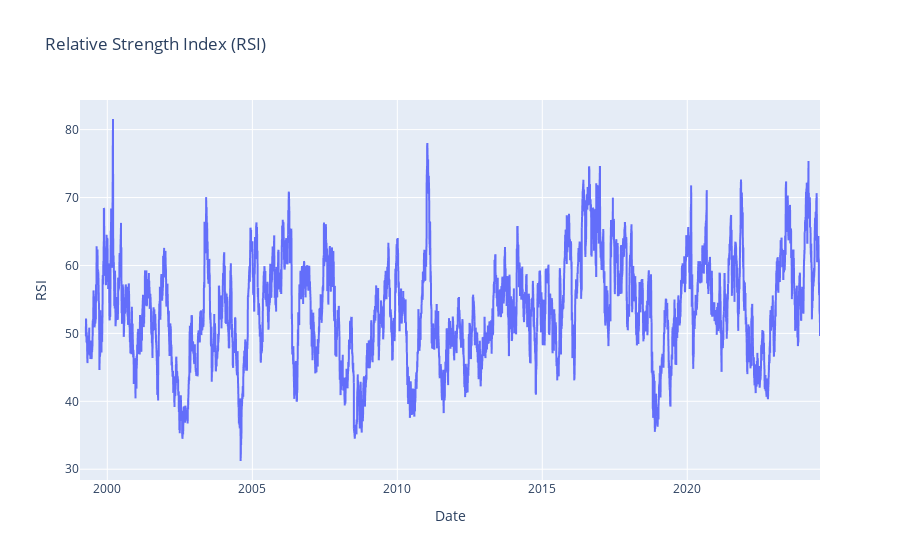

Source (notebook cell):
### Code cell
plot.plot_rsi(data)

### Figure 1 — Plotly figure (JSON) as saved in the notebook; plotly's stock layout.template omitted (floating-point values rounded to 4 significant figures; data arrays with more than 128 entries replaced by an {"elided": "..."} marker saying what was removed)
{"data": [{"hovertemplate": "Date=%{x}<br>RSI=%{y}<extra></extra>", "legendgroup": "", "line": {"color": "#636efa", "dash": "solid"}, "marker": {"symbol": "circle"}, "mode": "lines", "name": "", "showlegend": false, "type": "scattergl", "x": {"elided": "6421 str values"}, "xaxis": "x", "y": {"elided": "6421 float values"}, "yaxis": "y"}], "layout": {"legend": {"tracegroupgap": 0}, "title": {"text": "Relative Strength Index (RSI)"}, "xaxis": {"anchor": "y", "domain": [0, 1], "title": {"text": "Date"}}, "yaxis": {"anchor": "x", "domain": [0, 1], "title": {"text": "RSI"}}}}
